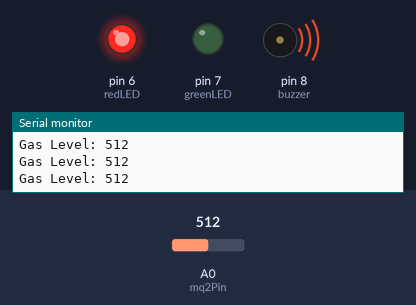
The sketch below on a simulated Arduino Uno, built with avr-gcc and run on an emulated ATmega328P. Shown: output pins drawn as LEDs (lit = HIGH), buzzer (waves = sounding, pin HIGH), the last lines printed to the serial monitor. Inputs (shaded band) come from the test bench; at power-on: A0 (mq2Pin) = 512.

Above: at 1.3 s.
1.4 s: A0 (mq2Pin) set to 309
2.9 s: A0 (mq2Pin) set to 286
At 4.2 s:
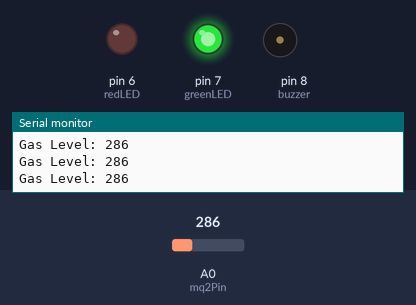
4.5 s: A0 (mq2Pin) set to 306
At 5.5 s:
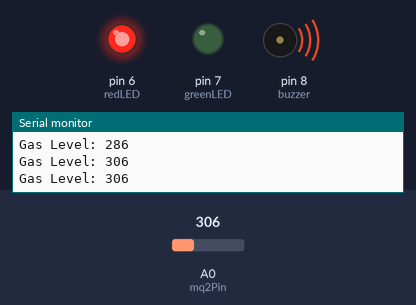
6.0 s: A0 (mq2Pin) set to 290
At 6.7 s:
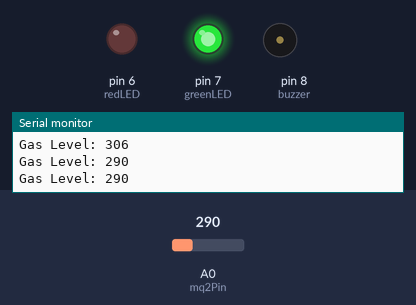
Timing chart, 0 to 8.5 s (numbered marks = the images above; inputs shaded):
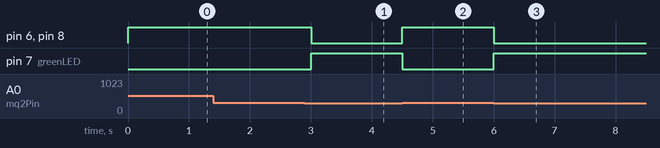

The sketch:

v1_basic_led_buzzer.ino.ino
```cpp
/*
 * Project: Smoke and Gas Detector Alarm System (v1 - Basic LED & Buzzer)
 * Author: Aakash Ahirwar
 * Description: Reads analog values from an MQ2 gas/smoke sensor.
 *              Triggers a Red LED and Buzzer when gas exceeds the threshold;
 *              illuminates a Green LED when air is clean.
 */

const int mq2Pin = A0;
const int redLED = 6;
const int greenLED = 7;
const int buzzer = 8;

const int threshold = 300; // Adjust based on ambient environment calibration

void setup() {
  pinMode(redLED, OUTPUT);
  pinMode(greenLED, OUTPUT);
  pinMode(buzzer, OUTPUT);
  Serial.begin(9600);
}

void loop() {
  int gasValue = analogRead(mq2Pin);
  Serial.print("Gas Level: ");
  Serial.println(gasValue);

  if (gasValue > threshold) {
    // Smoke/Gas detected
    digitalWrite(redLED, HIGH);
    digitalWrite(greenLED, LOW);
    digitalWrite(buzzer, HIGH);
  } else {
    // Air is clean
    digitalWrite(redLED, LOW);
    digitalWrite(greenLED, HIGH);
    digitalWrite(buzzer, LOW);
  }

  delay(500);
}
```

Measured:
- the behaviour switches between 301 and 300 on A0 (mq2Pin) (found by bisection; images 0 and 1)
- after the input at 2.9 s, pin 6 (redLED), pin 8 (buzzer): HIGH → LOW after 0.10 s; pin 7 (greenLED): LOW → HIGH after 0.10 s
- after the input at 4.5 s, pin 6 (redLED), pin 8 (buzzer): LOW → HIGH at once; pin 7 (greenLED): HIGH → LOW at once
- after the input at 6.0 s, pin 6 (redLED), pin 8 (buzzer): HIGH → LOW at once; pin 7 (greenLED): LOW → HIGH at once
